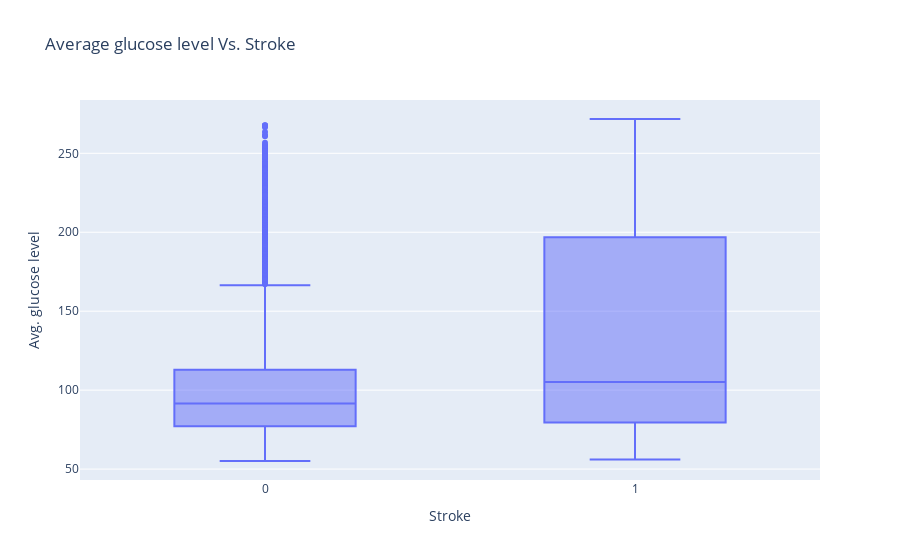

Notebook code cell kept with this figure:
### Markdown cell above
- To understand whether Diabetes increases the risk of having a stroke, we will use a box plot to study the distribution of **avg_glucose_level** values for people who did not have a stroke and for people who did have a stroke.
- To plot the box plot we will use the plotly express function **px.box()**.

### Code cell
fig = px.box(data, y='avg_glucose_level', x = 'stroke', title = 'Average glucose level Vs. Stroke').update_layout(
    xaxis_title="Stroke", yaxis_title="Avg. glucose level")
fig.show()

### Figure 1 — Plotly figure (JSON) as saved in the notebook; plotly's stock layout.template omitted (floating-point values rounded to 4 significant figures; data arrays with more than 128 entries replaced by an {"elided": "..."} marker saying what was removed)
{"data": [{"alignmentgroup": "True", "hovertemplate": "stroke=%{x}<br>avg_glucose_level=%{y}<extra></extra>", "legendgroup": "", "marker": {"color": "#636efa"}, "name": "", "notched": false, "offsetgroup": "", "orientation": "v", "showlegend": false, "type": "box", "x": {"elided": "5110 int values"}, "x0": " ", "xaxis": "x", "y": {"elided": "5110 float values"}, "y0": " ", "yaxis": "y"}], "layout": {"boxmode": "group", "legend": {"tracegroupgap": 0}, "title": {"text": "Average glucose level Vs. Stroke"}, "xaxis": {"anchor": "y", "domain": [0, 1], "title": {"text": "Stroke"}}, "yaxis": {"anchor": "x", "domain": [0, 1], "title": {"text": "Avg. glucose level"}}}}
